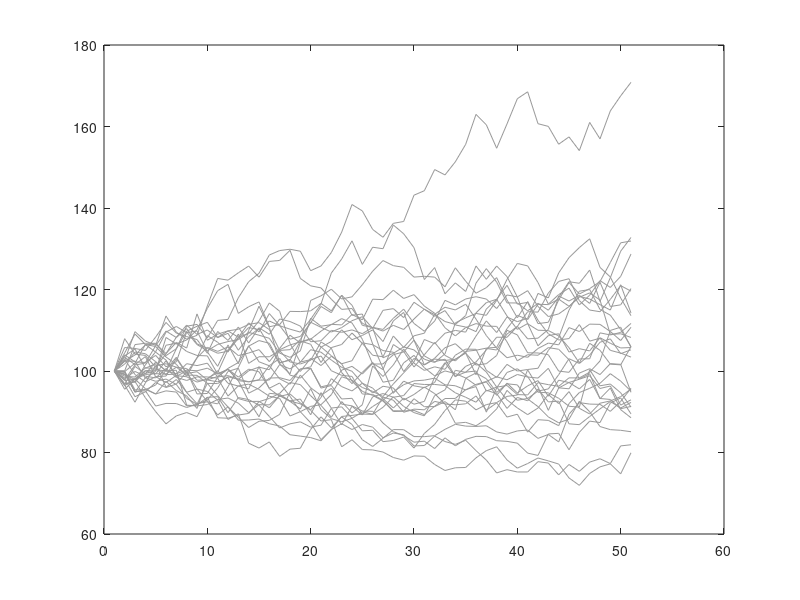

Reproduce this figure in MATLAB. (Note: this script raises an error after producing the figure.)
% American Option Pricing using Least Squares Monte Carlo (LSM)
% BuyPolar Capital - American Options Module (MATLAB)

%% Parameters
S0 = 100;      % initial price
K = 100;       % strike
r = 0.05;      % risk-free rate
sigma = 0.2;   % volatility
T = 1;         % maturity in years
M = 50;        % time steps
N = 10000;     % number of paths
dt = T / M;

%% Simulate price paths
rng(42);
S = zeros(N, M+1);
S(:,1) = S0;

for t = 2:M+1
    dW = sqrt(dt) * randn(N,1);
    S(:,t) = S(:,t-1) .* exp((r - 0.5*sigma^2)*dt + sigma*dW);
end

%% Payoff matrix
h = max(K - S, 0);  % American PUT

V = h(:,end);  % terminal payoff

%% Backward induction
for t = M:-1:2
    itm = find(h(:,t) > 0);  % in-the-money paths
    X = S(itm,t);
    Y = V(itm) .* exp(-r*dt);  % discounted future value

    % Regression: continuation value ~ basis functions
    A = [ones(size(X)) X X.^2];
    coeff = A \ Y;

    continuation = A * coeff;

    exercise = h(itm,t) > continuation;

    V(itm(exercise)) = h(itm(exercise), t);
    V(itm(~exercise)) = V(itm(~exercise)) * exp(-r*dt);
end

% Discount back to today
price = mean(V) * exp(-r*dt);
fprintf('Estimated American PUT price (LSM): %.4f\n', price);

%% Plot sample paths and early exercise boundary
if ~exist('plots', 'dir')
    mkdir('plots');
end

figure;
plot(1:M+1, S(1:30,:)', 'Color', [0.6 0.6 0.6]); hold on;
yline(K, '--r', 'Strike');
title('Sample Price Paths for American Put'); xlabel('Time Step'); ylabel('Price');
print(gcf, fullfile('plots','american_option_lsm'), '-dpdf');
